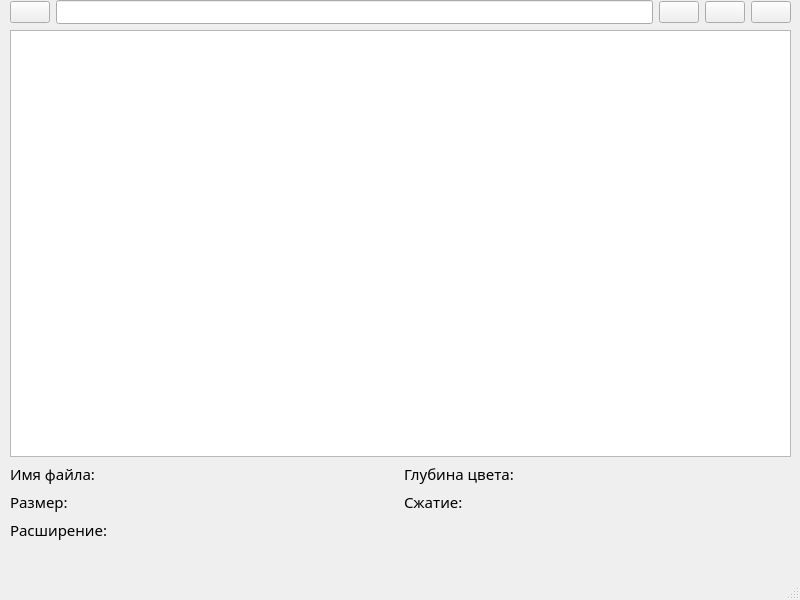
<?xml version="1.0" encoding="UTF-8"?>
<ui version="4.0">
 <class>MainWindow</class>
 <widget class="QMainWindow" name="MainWindow">
  <property name="geometry">
   <rect>
    <x>0</x>
    <y>0</y>
    <width>800</width>
    <height>600</height>
   </rect>
  </property>
  <property name="windowTitle">
   <string>MainWindow</string>
  </property>
  <widget class="QWidget" name="centralwidget">
   <widget class="QWidget" name="">
    <property name="geometry">
     <rect>
      <x>10</x>
      <y>0</y>
      <width>781</width>
      <height>541</height>
     </rect>
    </property>
    <layout class="QVBoxLayout" name="verticalLayout">
     <item>
      <layout class="QHBoxLayout" name="horizontalLayout">
       <item>
        <widget class="QPushButton" name="pushButton">
         <property name="text">
          <string/>
         </property>
        </widget>
       </item>
       <item>
        <widget class="QLineEdit" name="lineEdit">
         <property name="font">
          <font>
           <family>Cascadia Code</family>
           <pointsize>8</pointsize>
          </font>
         </property>
         <property name="readOnly">
          <bool>false</bool>
         </property>
        </widget>
       </item>
       <item>
        <widget class="QPushButton" name="pushButton_2">
         <property name="text">
          <string/>
         </property>
        </widget>
       </item>
       <item>
        <widget class="QPushButton" name="pushButton_3">
         <property name="text">
          <string/>
         </property>
        </widget>
       </item>
       <item>
        <widget class="QPushButton" name="pbChoice">
         <property name="text">
          <string/>
         </property>
        </widget>
       </item>
      </layout>
     </item>
     <item>
      <widget class="QListView" name="listView"/>
     </item>
     <item>
      <layout class="QHBoxLayout" name="horizontalLayout_2">
       <item>
        <widget class="QLabel" name="lbName">
         <property name="font">
          <font>
           <family>Cascadia Code</family>
           <pointsize>11</pointsize>
          </font>
         </property>
         <property name="text">
          <string>Имя файла:</string>
         </property>
        </widget>
       </item>
       <item>
        <widget class="QLabel" name="setName">
         <property name="font">
          <font>
           <family>Cascadia Code</family>
           <pointsize>11</pointsize>
          </font>
         </property>
         <property name="text">
          <string/>
         </property>
         <property name="wordWrap">
          <bool>true</bool>
         </property>
        </widget>
       </item>
       <item>
        <widget class="QLabel" name="lbDepth">
         <property name="font">
          <font>
           <family>Cascadia Code</family>
           <pointsize>11</pointsize>
          </font>
         </property>
         <property name="text">
          <string>Глубина цвета:</string>
         </property>
        </widget>
       </item>
       <item>
        <widget class="QLabel" name="setDepth">
         <property name="font">
          <font>
           <family>Cascadia Code</family>
           <pointsize>11</pointsize>
          </font>
         </property>
         <property name="text">
          <string/>
         </property>
        </widget>
       </item>
      </layout>
     </item>
     <item>
      <layout class="QHBoxLayout" name="horizontalLayout_3">
       <item>
        <widget class="QLabel" name="lbSize">
         <property name="font">
          <font>
           <family>Cascadia Code</family>
           <pointsize>11</pointsize>
          </font>
         </property>
         <property name="text">
          <string>Размер:</string>
         </property>
        </widget>
       </item>
       <item>
        <widget class="QLabel" name="setSize">
         <property name="font">
          <font>
           <family>Cascadia Code</family>
           <pointsize>11</pointsize>
          </font>
         </property>
         <property name="text">
          <string/>
         </property>
        </widget>
       </item>
       <item>
        <widget class="QLabel" name="lbCompr">
         <property name="font">
          <font>
           <family>Cascadia Code</family>
           <pointsize>11</pointsize>
          </font>
         </property>
         <property name="text">
          <string>Сжатие:</string>
         </property>
        </widget>
       </item>
       <item>
        <widget class="QLabel" name="setCom">
         <property name="font">
          <font>
           <family>Cascadia Code</family>
           <pointsize>11</pointsize>
          </font>
         </property>
         <property name="text">
          <string/>
         </property>
        </widget>
       </item>
      </layout>
     </item>
     <item>
      <layout class="QHBoxLayout" name="horizontalLayout_4">
       <item>
        <widget class="QLabel" name="lbResolution">
         <property name="font">
          <font>
           <family>Cascadia Code</family>
           <pointsize>11</pointsize>
          </font>
         </property>
         <property name="text">
          <string>Расширение:</string>
         </property>
        </widget>
       </item>
       <item>
        <widget class="QLabel" name="setRes">
         <property name="font">
          <font>
           <family>Cascadia Code</family>
           <pointsize>11</pointsize>
          </font>
         </property>
         <property name="text">
          <string/>
         </property>
        </widget>
       </item>
       <item>
        <widget class="QLabel" name="label">
         <property name="text">
          <string/>
         </property>
        </widget>
       </item>
       <item>
        <widget class="QLabel" name="label_2">
         <property name="text">
          <string/>
         </property>
        </widget>
       </item>
      </layout>
     </item>
    </layout>
   </widget>
  </widget>
  <widget class="QMenuBar" name="menubar">
   <property name="geometry">
    <rect>
     <x>0</x>
     <y>0</y>
     <width>800</width>
     <height>26</height>
    </rect>
   </property>
  </widget>
  <widget class="QStatusBar" name="statusbar"/>
 </widget>
 <resources/>
 <connections/>
</ui>
